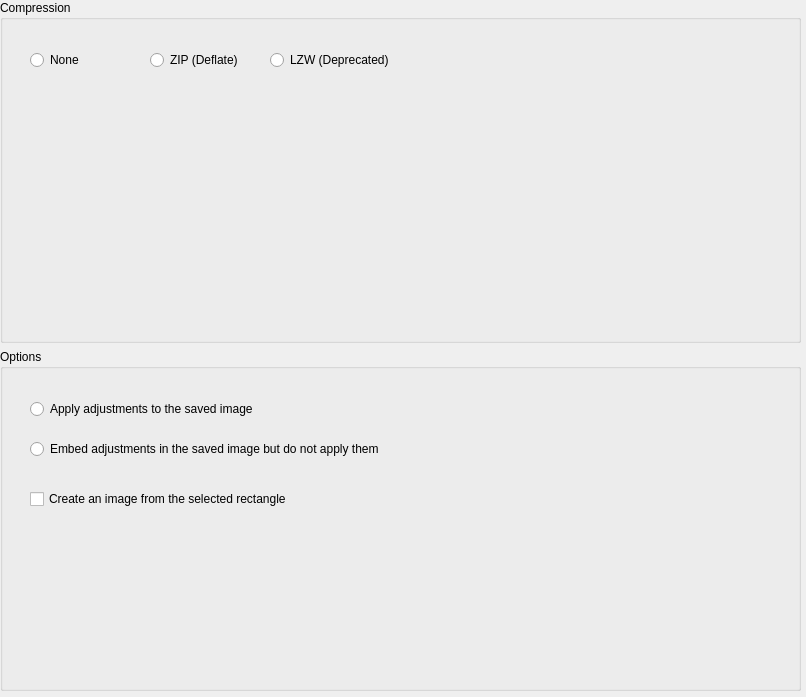
<?xml version="1.0" encoding="UTF-8"?>
<ui version="4.0">
 <class>SavePicture</class>
 <widget class="QWidget" name="SavePicture">
  <property name="geometry">
   <rect>
    <x>0</x>
    <y>0</y>
    <width>806</width>
    <height>697</height>
   </rect>
  </property>
  <property name="windowTitle">
   <string>SavePicture</string>
  </property>
  <widget class="QWidget" name="verticalLayoutWidget">
   <property name="geometry">
    <rect>
     <x>0</x>
     <y>0</y>
     <width>801</width>
     <height>691</height>
    </rect>
   </property>
   <layout class="QVBoxLayout" name="verticalLayout">
    <item>
     <widget class="QGroupBox" name="groupBox_2">
      <property name="title">
       <string>Compression</string>
      </property>
      <widget class="QRadioButton" name="noneButton">
       <property name="geometry">
        <rect>
         <x>30</x>
         <y>50</y>
         <width>103</width>
         <height>20</height>
        </rect>
       </property>
       <property name="text">
        <string>None</string>
       </property>
      </widget>
      <widget class="QRadioButton" name="zipButton">
       <property name="geometry">
        <rect>
         <x>150</x>
         <y>50</y>
         <width>103</width>
         <height>20</height>
        </rect>
       </property>
       <property name="text">
        <string>ZIP (Deflate)</string>
       </property>
      </widget>
      <widget class="QRadioButton" name="lzwButton">
       <property name="geometry">
        <rect>
         <x>270</x>
         <y>50</y>
         <width>141</width>
         <height>20</height>
        </rect>
       </property>
       <property name="text">
        <string>LZW (Deprecated)</string>
       </property>
      </widget>
     </widget>
    </item>
    <item>
     <widget class="QGroupBox" name="groupBox">
      <property name="title">
       <string>Options</string>
      </property>
      <widget class="QRadioButton" name="embedButton">
       <property name="geometry">
        <rect>
         <x>30</x>
         <y>90</y>
         <width>411</width>
         <height>20</height>
        </rect>
       </property>
       <property name="text">
        <string>Embed adjustments in the saved image but do not apply them</string>
       </property>
      </widget>
      <widget class="QCheckBox" name="rectangle">
       <property name="geometry">
        <rect>
         <x>30</x>
         <y>140</y>
         <width>411</width>
         <height>20</height>
        </rect>
       </property>
       <property name="text">
        <string>Create an image from the selected rectangle</string>
       </property>
      </widget>
      <widget class="QRadioButton" name="applyButton">
       <property name="geometry">
        <rect>
         <x>30</x>
         <y>50</y>
         <width>411</width>
         <height>20</height>
        </rect>
       </property>
       <property name="text">
        <string>Apply adjustments to the saved image</string>
       </property>
      </widget>
     </widget>
    </item>
   </layout>
  </widget>
 </widget>
 <resources/>
 <connections/>
</ui>
